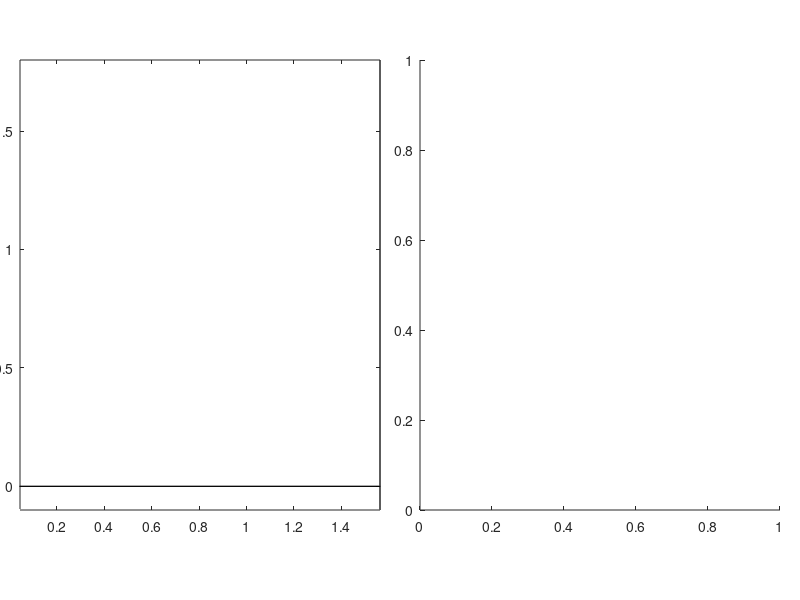

MATLAB code for this plot: (Note: this script raises an error after producing the figure.)
function H = drawMARLO2D2(H, q, varargin)
    
    if nargin<1
        H = [];
        q = [0;-0.0700964678310098;-0.14226213154759;0.2+2.93641815812871;0.1+3.59566654200422;2.93575206008736;3.58576859099216;2.94708882809749;3.58275326854242;0.062686484508572;2.94998728017648;3.57802215088022;-0.0473683957715823];
    end
    
    if isempty(H) || ~isstruct(H)
        Options = parseOptions(varargin{:});
        H = initializeDrawing(Options);
    end
    
    Rx = @(t) [1 0 0 ; 0 cos(t) -sin(t); 0 sin(t) cos(t)];
    Ry = @(t) [cos(t) 0 sin(t); 0 1 0 ; -sin(t) 0 cos(t)];
    Rz = @(t) [cos(t) -sin(t) 0; sin(t) cos(t) 0; 0 0 1];
    
    % Key positions
    if length(q)==16
        p0 = q(1:3);
        q = q(4:end);
    else
        p0 = [0; 0; 0.95];
    end
    [pcm, p0, p0T, pHR, p1R, p2R, p3R, p4R, pHL, p1L, p2L, p3L, p4L] = CATRIAS3D_Positions_Hip([p0; q]);
    
    PleftF  = [pHL p2L p4L]';
    PleftB  = [pHL p1L p3L]';
    PrightF = [pHR p2R p4R]';
    PrightB = [pHR p1R p3R]';
    Ptorso  = [ p0 p0+H.LT*unit(p0T-p0)]';
    Plabel  = p0+(0.1+H.LT)*unit(p0T-p0);
    
    
    qxT   = q(3);
    qyT   = q(2);
    q3R   = q(10);
    q3L   = q(13);
    
    % Foot data
    if size(H.Options.FootPoints,2)>=3
        [p4R,R1,~,~,p4L,R5] =  ATRIAS3D_FootPointPosJacob_Hip([p0; q]);
        FR = [R1 p4R]*H.FootPointsAugR;
        FL = [R5 p4L]*H.FootPointsAugL;
    end
    
    % Define a dynamical system to smoothly track the robot position
    a = 0.0; % eigenvalue
    bSagittal = 0.3;  % normalized steady-state position of the robot in the view
    bFrontal  = 0.5;  % normalized steady-state position of the robot in the view
    
    if (H.Options.Sagittal)
        %%%%%%%%%%%%%%%%%%%%%%%%%%%%%%%%%%%%%%%%%%%%%%%%%%%%%%%%%%%%%%%
        % SAGITTAL PLANE
        %%%%%%%%%%%%%%%%%%%%%%%%%%%%%%%%%%%%%%%%%%%%%%%%%%%%%%%%%%%%%%%
        
        
        Pbody = bsxfun(@plus, H.Sagittal.body.P*Rx(qxT)', p0');
        PmotR = bsxfun(@plus, H.Sagittal.motR.P, pHR');
        PmotL = bsxfun(@plus, H.Sagittal.motL.P, pHL');
        
        % Draw left leg
        set(H.Sagittal.leftF.line, 'XData', PleftF(:,1), 'YData', PleftF(:,2), 'ZData', PleftF(:,3));
        set(H.Sagittal.leftB.line, 'XData', PleftB(:,1), 'YData', PleftB(:,2), 'ZData', PleftB(:,3));
        set(H.Sagittal.motL.patch, 'XData', PmotL(:,1),  'YData', PmotL(:,2),  'ZData', PmotL(:,3));
        
        % Draw torso body and motors
        set(H.Sagittal.body.patch, 'XData', Pbody(:,1),  'YData', Pbody(:,2),  'ZData', Pbody(:,3));
        %set(H.Sagittal.torso.line, 'XData', Ptorso(:,1), 'YData', Ptorso(:,2), 'ZData', Ptorso(:,3));
        
        % Draw right leg
        set(H.Sagittal.rightF.line, 'XData', PrightF(:,1), 'YData', PrightF(:,2), 'ZData', PrightF(:,3));
        set(H.Sagittal.rightB.line, 'XData', PrightB(:,1), 'YData', PrightB(:,2), 'ZData', PrightB(:,3));
        set(H.Sagittal.motR.patch,  'XData', PmotR(:,1),   'YData', PmotR(:,2),   'ZData', PmotR(:,3));
        
        % Update label
        set(H.Sagittal.label, 'Position', Plabel);
        
        % Update feet
        if size(H.Options.FootPoints,2)>=3
            set(H.Sagittal.leftFoot, 'Vertices', FL');
            set(H.Sagittal.rightFoot, 'Vertices', FR');
        end
        
        % Horizontal axes limits
        H.Sagittal.YCenter = a*H.Sagittal.YCenter + (1-a)*p0(2);
        %set(H.Sagittal.ax, 'YLim', H.Sagittal.YWidth*[-bSagittal 1-bSagittal] + H.Sagittal.YCenter);
    end
    
    if (H.Options.Frontal)
        %%%%%%%%%%%%%%%%%%%%%%%%%%%%%%%%%%%%%%%%%%%%%%%%%%%%%%%%%%%%%%%
        % FRONTAL PLANE
        %%%%%%%%%%%%%%%%%%%%%%%%%%%%%%%%%%%%%%%%%%%%%%%%%%%%%%%%%%%%%%%
        
        Pbody = bsxfun(@plus, H.Frontal.body.P*Ry(qyT)'*Rx(qxT)', p0');
        PmotR = bsxfun(@plus, H.Frontal.motR.P*Ry(qyT+q3R)', p0');
        PmotL = bsxfun(@plus, H.Frontal.motL.P*Ry(qyT-q3L)', p0');
        
        % Draw left leg
        set(H.Frontal.leftF.line, 'XData', PleftF(:,1), 'YData', PleftF(:,2), 'ZData', PleftF(:,3));
        set(H.Frontal.leftB.line, 'XData', PleftB(:,1), 'YData', PleftB(:,2), 'ZData', PleftB(:,3));
        set(H.Frontal.motL.patch, 'XData', PmotL(:,1),  'YData', PmotL(:,2),  'ZData', PmotL(:,3));
        
        % Draw torso body and motors
        set(H.Frontal.body.patch, 'XData', Pbody(:,1),  'YData', Pbody(:,2),  'ZData', Pbody(:,3));
        %set(H.Frontal.torso.line, 'XData', Ptorso(:,1), 'YData', Ptorso(:,2), 'ZData', Ptorso(:,3));
        
        % Draw right leg
        set(H.Frontal.rightF.line, 'XData', PrightF(:,1), 'YData', PrightF(:,2), 'ZData', PrightF(:,3));
        set(H.Frontal.rightB.line, 'XData', PrightB(:,1), 'YData', PrightB(:,2), 'ZData', PrightB(:,3));
        set(H.Frontal.motR.patch,  'XData', PmotR(:,1),   'YData', PmotR(:,2),   'ZData', PmotR(:,3));
        
        % Update label
        set(H.Frontal.label, 'Position', Plabel);
        
        % Update feet
        if size(H.Options.FootPoints,2)>=3
            set(H.Frontal.leftFoot, 'Vertices', FL');
            set(H.Frontal.rightFoot, 'Vertices', FR');
        end
        
        % Horizontal axes limits
        H.Frontal.XCenter = a*H.Frontal.XCenter + (1-a)*p0(1);
        %set(H.Frontal.ax, 'XLim', H.Frontal.XWidth*[-bFrontal 1-bFrontal] + H.Frontal.XCenter);
    end
end

function H = initializeDrawing(Options)
    
    % Define colors
    torsocolor = 'k';
    rightcolor = [0 0 1];
    leftcolor  = [0 0.7 0];
    motcolor   = [232 137 44]/255;
    bodycolor  = [0.8 0.8 0.8];
    
    % dimensions
    H.rmot = 0.12; % (m)
    H.LT   = 0.65;  % (m)
    
    ZLim = [-0.1 1.8];
    
    
    H.Options = Options;
    
    if size(H.Options.FootPoints,2)>=3
        % Prepare data to draw feet
        H.Options.FootPoints = [[0; 0; 0] H.Options.FootPoints];
        H.FootPointsAugR = [H.Options.FootPoints; ones(1,size(H.Options.FootPoints,2))];
        H.FootPointsAugL = diag([-1 1 1 1])*H.FootPointsAugR;
        H.FootPointsTri = convhull(H.Options.FootPoints(1,:)', H.Options.FootPoints(2,:)', H.Options.FootPoints(3,:)');
    end
    
    if (H.Options.Sagittal)
        %%%%%%%%%%%%%%%%%%%%%%%%%%%%%%%%%%%%%%%%%%%%%%%%%%%%%%%%%%%%%%%
        % SAGITTAL PLANE
        %%%%%%%%%%%%%%%%%%%%%%%%%%%%%%%%%%%%%%%%%%%%%%%%%%%%%%%%%%%%%%%
        
        % Setup axes
        H.Sagittal.ax = H.Options.SagittalAxes;
        axis(H.Sagittal.ax, 'equal');
        view(H.Sagittal.ax, 90, 0);
        units = get(H.Sagittal.ax, 'Units');
        set(H.Sagittal.ax, 'ZLim', ZLim, 'Box', 'on', 'Units', 'pixels');
        pos = get(H.Sagittal.ax, 'Position');
        set(H.Sagittal.ax, 'PlotBoxAspectRatio', [1 pos(3)/pos(4) 1]);
        set(H.Sagittal.ax, 'Units', units);
        YLim = get(H.Sagittal.ax, 'YLim');
        H.Sagittal.YWidth  = YLim*[-1; 1];
        H.Sagittal.YCenter = YLim*[1; 1]/2;
        set(H.Sagittal.ax, 'YLim', H.Sagittal.YWidth*[-0.3 1-0.3] + H.Sagittal.YCenter);
        
        
        % Draw ground
        H.Sagittal.ground = patch([-10 -10 10 10], [-3 20 20 -3], [0 0 0 0], 0.4*[1 1 1], 'Parent', H.Sagittal.ax);
        
        % Torso body, motor, and foot shape data
        D     = diag([-1 1]);
        D3    = [0 1 0; 0 0 1];
        Pbody = [cumsum([0 -0.8*H.rmot; 0.33 0; 0 0.25; -0.13 0.13; 0 0.35; -0.09 0.05]); 0 0.7];
        Pbody = roundCorners([Pbody; flipud(Pbody(1:end-1,:))*D], 0.04);
        H.Sagittal.body.P = Pbody*D3;
        
        t    = (0:0.01:2*pi)';
        Pmot = H.rmot*[cos(t) sin(t)];
        H.Sagittal.motR.P = Pmot*D3;
        H.Sagittal.motL.P = Pmot*D3;
        
        % Draw left leg
        H.Sagittal.leftF.line = line(NaN, NaN, NaN, 'LineWidth', 4, 'Color', leftcolor, 'Parent', H.Sagittal.ax);
        H.Sagittal.leftB.line = line(NaN, NaN, NaN, 'LineWidth', 1.5, 'Color', leftcolor, 'Parent', H.Sagittal.ax);
        H.Sagittal.motL.patch = patch(NaN, NaN, NaN, motcolor, 'LineWidth', 2, 'EdgeColor', motcolor*0.5, 'Parent', H.Sagittal.ax);
        
        % Draw torso
        H.Sagittal.body.patch = patch(NaN, NaN, NaN, bodycolor, 'LineWidth', 2, 'EdgeColor', bodycolor*0.5, 'Parent', H.Sagittal.ax);
        H.Sagittal.torso.line = line(NaN, NaN, NaN, 'LineWidth', 4, 'Color', torsocolor, 'Parent', H.Sagittal.ax);
        
        % Draw right leg
        H.Sagittal.rightF.line = line(NaN, NaN, NaN, 'LineWidth', 4, 'Color', rightcolor, 'Parent', H.Sagittal.ax);
        H.Sagittal.rightB.line = line(NaN, NaN, NaN, 'LineWidth', 1.5, 'Color', rightcolor, 'Parent', H.Sagittal.ax);
        H.Sagittal.motR.patch  = patch(NaN, NaN, NaN, motcolor, 'LineWidth', 2, 'EdgeColor', motcolor*0.5, 'Parent', H.Sagittal.ax);
        
        % Add a label
        H.Sagittal.label = text(NaN, NaN, NaN, H.Options.Label, 'FontSize', 14, 'FontWeight', 'bold', 'Parent', H.Sagittal.ax);
        
        % Draw feet
        if size(H.Options.FootPoints,2)>=3
            hold(H.Sagittal.ax, 'on');
            H.Sagittal.leftFoot   = trisurf(H.FootPointsTri, H.FootPointsAugL(1,:)', H.FootPointsAugL(2,:)', H.FootPointsAugL(3,:)', 'FaceColor', leftcolor, 'Parent', H.Sagittal.ax);
            H.Sagittal.rightFoot  = trisurf(H.FootPointsTri, H.FootPointsAugR(1,:)', H.FootPointsAugR(2,:)', H.FootPointsAugR(3,:)', 'FaceColor', rightcolor, 'Parent', H.Sagittal.ax);
        end
        
    else
        H.Sagittal.ax = [];
    end
    
    if (H.Options.Frontal)
        %%%%%%%%%%%%%%%%%%%%%%%%%%%%%%%%%%%%%%%%%%%%%%%%%%%%%%%%%%%%%%%
        % FRONTAL PLANE
        %%%%%%%%%%%%%%%%%%%%%%%%%%%%%%%%%%%%%%%%%%%%%%%%%%%%%%%%%%%%%%%
        
        % Setup axes
        H.Frontal.ax  = H.Options.FrontalAxes;
        axis(H.Frontal.ax, 'equal');
        view(H.Frontal.ax, 0, 0);
        units = get(H.Frontal.ax, 'Units');
        set(H.Frontal.ax, 'ZLim', ZLim, 'Box', 'on', 'Units', 'pixels');
        pos = get(H.Frontal.ax, 'Position');
        set(H.Frontal.ax, 'PlotBoxAspectRatio', [pos(3)/pos(4) 1 1]);
        set(H.Frontal.ax, 'Units', units);
        set(H.Frontal.ax, 'XTick', (-10:0.2:10));
        XLim = get(H.Frontal.ax, 'XLim');
        H.Frontal.XWidth  = XLim*[-1; 1];
        H.Frontal.XCenter = XLim*[1; 1]/2;
        set(H.Frontal.ax, 'XLim', H.Frontal.XWidth*[-0.5 1-0.5] + H.Frontal.XCenter);
        
        % Draw ground
        H.Sagittal.ground = patch([-10 -10 10 10], [-3 20 20 -3], [0 0 0 0], 0.4*[1 1 1], 'Parent', H.Frontal.ax);
        
        % Draw torso body and motors
        Dlr   = diag([-1 1]); % flip left-right
        D3    = [1 0 0; 0 0 1]; % map into 3D coordinates
        Pbody = [cumsum([0 -0.8*H.rmot; 0.06 0; 0 0.20; -0.03 0.08; 0 0.05; 0.18 0.10; 0 0.3]); 0 0.7];
        Pbody = roundCorners([Pbody; flipud(Pbody(1:end-1,:))*Dlr], 0.04);
        H.Frontal.body.P = Pbody*D3;
        
        Pmot = H.rmot*([0.5 -1; 2.1 -1; 2.1 1; 0.5 1]);
        Pmot = roundCorners(Pmot, 0.04);
        H.Frontal.motR.P = Pmot*D3;
        H.Frontal.motL.P = Pmot*Dlr*D3;
        
        % Draw left leg
        H.Frontal.leftF.line = line(NaN, NaN, NaN, 'LineWidth', 4, 'Color', leftcolor, 'Parent', H.Frontal.ax);
        H.Frontal.leftB.line = line(NaN, NaN, NaN, 'LineWidth', 1.5, 'Color', leftcolor, 'Parent', H.Frontal.ax);
        H.Frontal.motL.patch = patch(NaN, NaN, NaN, motcolor, 'LineWidth', 2, 'EdgeColor', motcolor*0.5, 'Parent', H.Frontal.ax);
        
        % Draw torso
        H.Frontal.body.patch = patch(NaN, NaN, NaN, bodycolor, 'LineWidth', 2, 'EdgeColor', bodycolor*0.5, 'Parent', H.Frontal.ax);
        H.Frontal.torso.line = line(NaN, NaN, NaN, 'LineWidth', 4, 'Color', torsocolor, 'Parent', H.Frontal.ax);
        
        % Draw right leg
        H.Frontal.rightF.line = line(NaN, NaN, NaN, 'LineWidth', 4, 'Color', rightcolor, 'Parent', H.Frontal.ax);
        H.Frontal.rightB.line = line(NaN, NaN, NaN, 'LineWidth', 1.5, 'Color', rightcolor, 'Parent', H.Frontal.ax);
        H.Frontal.motR.patch  = patch(NaN, NaN, NaN, motcolor, 'LineWidth', 2, 'EdgeColor', motcolor*0.5, 'Parent', H.Frontal.ax);
        
        % Add a label
        H.Frontal.label = text(NaN, NaN, NaN, H.Options.Label, 'FontSize', 14, 'FontWeight', 'bold', 'Parent', H.Frontal.ax);
        
        % Draw feet
        if size(H.Options.FootPoints,2)>=3
            hold(H.Frontal.ax, 'on');
            H.Frontal.leftFoot   = trisurf(H.FootPointsTri, H.FootPointsAugL(1,:)', H.FootPointsAugL(2,:)', H.FootPointsAugL(3,:)', 'FaceColor', leftcolor, 'Parent', H.Frontal.ax);
            H.Frontal.rightFoot  = trisurf(H.FootPointsTri, H.FootPointsAugR(1,:)', H.FootPointsAugR(2,:)', H.FootPointsAugR(3,:)', 'FaceColor', rightcolor, 'Parent', H.Frontal.ax);
        end
    else
        H.Frontal.ax = [];
    end
end

function N = unit(V,dim)
    if nargin<2
        dim = 1;
    end
    N = bsxfun(@rdivide, V, sqrt(sum(V.^2,dim)));
end

function Options = parseOptions(varargin)
    
    % Create some ananymouns functions for validating optional inputs
    checkView = @(v) ismember(v,{'Sagittal', 'Frontal', 'Both'});
    checkAxes = @(a) isempty(a) || ishandle(a) && strcmp(get(a,'Type'), 'axes');
    
    % Create input scheme and parse param/value inputs
    p = inputParser();
    p.addParamValue('View', 'Both', checkView);
    p.addParamValue('SagittalAxes', [], checkAxes);
    p.addParamValue('FrontalAxes',  [], checkAxes);
    p.addParamValue('Label',  '', @ischar);
    p.addParamValue('FootPoints',  []);
    p.addParamValue('SagittalFraction', 0.5);
    p.parse(varargin{:});
    Options = p.Results;
    
    Options.Sagittal = ismember(Options.View,{'Sagittal', 'Both'});
    Options.Frontal = ismember(Options.View,{'Frontal', 'Both'});
    
    % Setup axes if none specified
    if isempty(Options.SagittalAxes) && isempty(Options.FrontalAxes)
        curax = get(gcf,'Children');
        set(curax, 'Visible', 'off');
    end
    figure(gcf);
    set(gcf,'Color', 'w');
    
    if (Options.Sagittal && Options.Frontal)
        if isempty(Options.SagittalAxes)
            Options.SagittalAxes = axes('Position', [0.025 0.15 0.9*Options.SagittalFraction 0.75]);
        end
        if isempty(Options.FrontalAxes)
            Options.FrontalAxes  = axes('Position', [0.075+0.9*Options.SagittalFraction 0.15 0.9*(1-Options.SagittalFraction) 0.75]);
        end
    elseif (Options.Sagittal && isempty(Options.SagittalAxes))
        Options.SagittalAxes = axes('Position', [0.025 0.15 0.95 0.75]);
    elseif (Options.Frontal && isempty(Options.FrontalAxes))
        Options.FrontalAxes  = axes('Position', [0.025 0.15 0.95 0.75]);
    end
end
